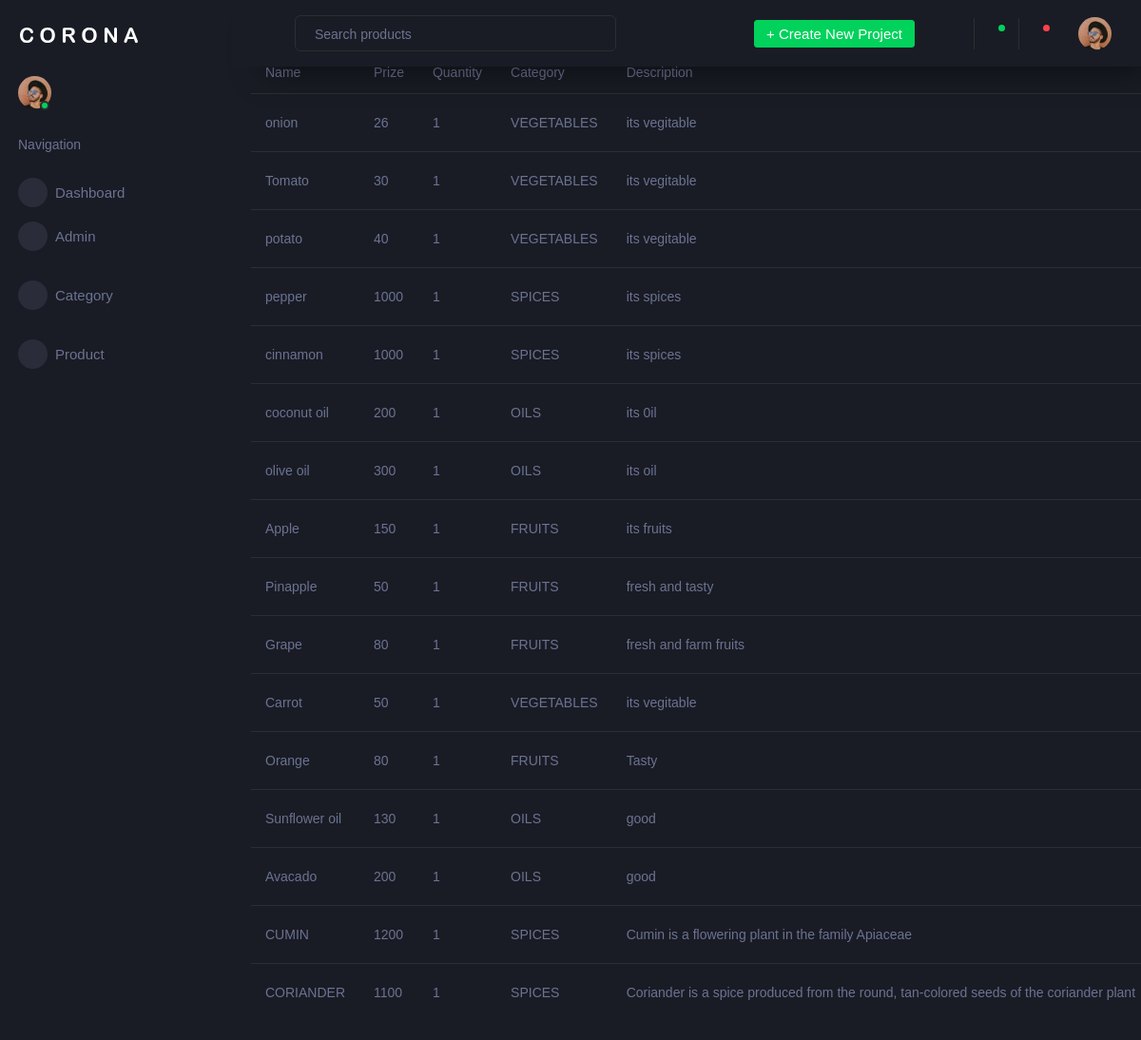
Screenshot of /backentapp/DisplayProduct/ with the database file from the repository.
### backendapp/models.py (models this page shows)
class producpagedb(models.Model):
    Name = models.CharField(max_length=100, null=True, blank=True)
    Prize = models.IntegerField(null=True, blank=True)
    Quantity = models.IntegerField(null=True, blank=True)
    Description = models.CharField(max_length=100, null=True, blank=True)
    Image = models.ImageField(upload_to="profile", null=True, blank=True)
    Category = models.CharField(max_length=100, null=True, blank=True)

### backendapp/views.py (the view)
# urls.py: path('DisplayProduct/', views.DisplayProduct, name="DisplayProduct"),
def DisplayProduct(request):
    data = producpagedb.objects.all()
    return render(request, "Displayproductpage.html", {'data':data})

### backendapp/templates/Displayproductpage.html (shortened to what this page needs)
<!DOCTYPE html>
{% extends 'index.html' %}
{% block content %}
<html lang="en">
<head>
</head>
<body>
                  <div class="card-body">
                    <h4 class="card-title">Basic Table</h4>
                    <div class="table-responsive">
                      <table class="table">
                        <thead>
                          <tr>
                            <th>Name</th>
                            <th>Prize</th>
                            <th>Quantity</th>
                            <th>Category</th>
                            <th>Description</th>
                          </tr>
                        </thead>
                        <tbody>
                        {% for d in data %}
                        <tr>
                            <td>{{ d.Name }}</td>
                            <td>{{ d.Prize }}</td>
                            <td>{{ d.Quantity }}</td>
                            <td>{{ d.Category }}</td>
                            <td>{{ d.Description }}</td>
                        </tr>
                        {% endfor %}
                        </tbody>
                      </table>
                    </div>
                  </div>
</body>
</html>
{% endblock %}

### backendapp/templates/index.html (shortened to what this page needs)
<!DOCTYPE html>
{% load static %}
<html lang="en">
  <head>
    <link rel="stylesheet" href="{% static 'assets/vendors/mdi/css/materialdesignicons.min.css' %}">
    <link rel="stylesheet" href="{% static 'assets/vendors/css/vendor.bundle.base.css' %}">
    <link rel="stylesheet" href="{% static 'assets/vendors/jvectormap/jquery-jvectormap.css' %}">
    <link rel="stylesheet" href="{% static 'assets/vendors/flag-icon-css/css/flag-icon.min.css' %}">
    <link rel="stylesheet" href="{% static 'assets/vendors/owl-carousel-2/owl.carousel.min.css' %}">
    <link rel="stylesheet" href="{% static 'assets/vendors/owl-carousel-2/owl.theme.default.min.css' %}">
    <link rel="stylesheet" href="{% static 'assets/css/style.css' %}">
  </head>
  <body>
    <div class="container-scroller">
      <nav class="sidebar sidebar-offcanvas" id="sidebar">
        <div class="sidebar-brand-wrapper d-none d-lg-flex align-items-center justify-content-center fixed-top">
          <a class="sidebar-brand brand-logo" href="index.html"><img src="{% static 'assets/images/logo.svg' %}" alt="logo" /></a>
        </div>
        <ul class="nav">
          <li class="nav-item profile">
            <div class="profile-desc">
              <div class="profile-pic">
                <div class="count-indicator">
                  <img class="img-xs rounded-circle " src="{% static 'assets/images/faces/face15.jpg' %}" alt="">
                  <span class="count bg-success"></span>
                </div>
              </div>
              <a href="#" id="profile-dropdown" data-toggle="dropdown"><i class="mdi mdi-dots-vertical"></i></a>
            </div>
          </li>
          <li class="nav-item nav-category">
            <span class="nav-link">Navigation</span>
          </li>
          <li class="nav-item menu-items">
            <a class="nav-link" href="index.html">
              <span class="menu-icon">
                <i class="mdi mdi-speedometer"></i>
              </span>
              <span class="menu-title">Dashboard</span>
            </a>
          </li>
          <li class="nav-item menu-items">
            <a class="nav-link" data-toggle="collapse" href="#ui-basic" aria-expanded="false" aria-controls="ui-basic">
              <span class="menu-icon">
                <i class="mdi mdi-laptop"></i>
              </span>
              <span class="menu-title">Admin</span>
              <i class="menu-arrow"></i>
            </a>
          </li>
           <li class="nav-item nav-category">
          </li>
          <li class="nav-item menu-items">
            <a class="nav-link" data-toggle="collapse" href="#ui-basic" aria-expanded="false" aria-controls="ui-basic">
              <span class="menu-icon">
                <i class="mdi mdi-laptop"></i>
              </span>
              <span class="menu-title">Category</span>
              <i class="menu-arrow"></i>
            </a>
          </li>
           <li class="nav-item nav-category">
          </li>
        <li class="nav-item menu-items">
            <a class="nav-link" data-toggle="collapse" href="#ui-basic" aria-expanded="false" aria-controls="ui-basic2">
              <span class="menu-icon">
                <i class="mdi mdi-laptop"></i>
              </span>
              <span class="menu-title">Product</span>
              <i class="menu-arrow"></i>
            </a>
          </li>
        </ul>
      </nav>
      <div class="container-fluid page-body-wrapper">
        <nav class="navbar p-0 fixed-top d-flex flex-row">
          <div class="navbar-menu-wrapper flex-grow d-flex align-items-stretch">
            <button class="navbar-toggler navbar-toggler align-self-center" type="button" data-toggle="minimize">
              <span class="mdi mdi-menu"></span>
            </button>
            <ul class="navbar-nav w-100">
              <li class="nav-item w-100">
                <form class="nav-link mt-2 mt-md-0 d-none d-lg-flex search">
                  <input type="text" class="form-control" placeholder="Search products">
                </form>
              </li>
            </ul>
            <ul class="navbar-nav navbar-nav-right">
              <li class="nav-item dropdown d-none d-lg-block">
                <a class="nav-link btn btn-success create-new-button" id="createbuttonDropdown" data-toggle="dropdown" aria-expanded="false" href="#">+ Create New Project</a>
              </li>
              <li class="nav-item nav-settings d-none d-lg-block">
                <a class="nav-link" href="#">
                  <i class="mdi mdi-view-grid"></i>
                </a>
              </li>
              <li class="nav-item dropdown border-left">
                <a class="nav-link count-indicator dropdown-toggle" id="messageDropdown" href="#" data-toggle="dropdown" aria-expanded="false">
                  <i class="mdi mdi-email"></i>
                  <span class="count bg-success"></span>
                </a>
              </li>
              <li class="nav-item dropdown border-left">
                <a class="nav-link count-indicator dropdown-toggle" id="notificationDropdown" href="#" data-toggle="dropdown">
                  <i class="mdi mdi-bell"></i>
                  <span class="count bg-danger"></span>
                </a>
              </li>
              <li class="nav-item dropdown">
                <a class="nav-link" id="profileDropdown" href="#" data-toggle="dropdown">
                  <div class="navbar-profile">
                    <img class="img-xs rounded-circle" src="{% static 'assets/images/faces/face15.jpg' %}" alt="">
                  </div>
                </a>
              </li>
            </ul>
          </div>
        </nav>
        {% block content %}{% endblock %}
      </div>
    </div>
  </body>
</html>

### rows the page displays
producpagedb: Name "onion", Prize "26", Quantity "1", Category "VEGETABLES", Description "its vegitable"
producpagedb: Name "Tomato", Prize "30", Quantity "1", Category "VEGETABLES", Description "its vegitable"
producpagedb: Name "potato", Prize "40", Quantity "1", Category "VEGETABLES", Description "its vegitable"
producpagedb: Name "pepper", Prize "1000", Quantity "1", Category "SPICES", Description "its spices"
producpagedb: Name "cinnamon", Prize "1000", Quantity "1", Category "SPICES", Description "its spices"
producpagedb: Name "coconut oil", Prize "200", Quantity "1", Category "OILS", Description "its 0il"
producpagedb: Name "olive oil", Prize "300", Quantity "1", Category "OILS", Description "its oil"
producpagedb: Name "Apple", Prize "150", Quantity "1", Category "FRUITS", Description "its fruits"
producpagedb: Name "Pinapple", Prize "50", Quantity "1", Category "FRUITS", Description "fresh and tasty"
producpagedb: Name "Grape", Prize "80", Quantity "1", Category "FRUITS", Description "fresh and farm fruits"
producpagedb: Name "Carrot", Prize "50", Quantity "1", Category "VEGETABLES", Description "its vegitable"
producpagedb: Name "Orange", Prize "80", Quantity "1", Category "FRUITS", Description "Tasty"
producpagedb: Name "Sunflower oil", Prize "130", Quantity "1", Category "OILS", Description "good"
producpagedb: Name "Avacado", Prize "200", Quantity "1", Category "OILS", Description "good"
producpagedb: Name "CUMIN", Prize "1200", Quantity "1", Category "SPICES", Description "Cumin is a flowering plant in the family Apiaceae"
producpagedb: Name "CORIANDER", Prize "1100", Quantity "1", Category "SPICES", Description "Coriander is a spice produced from the round, tan-colored seeds of the coriander plant"
